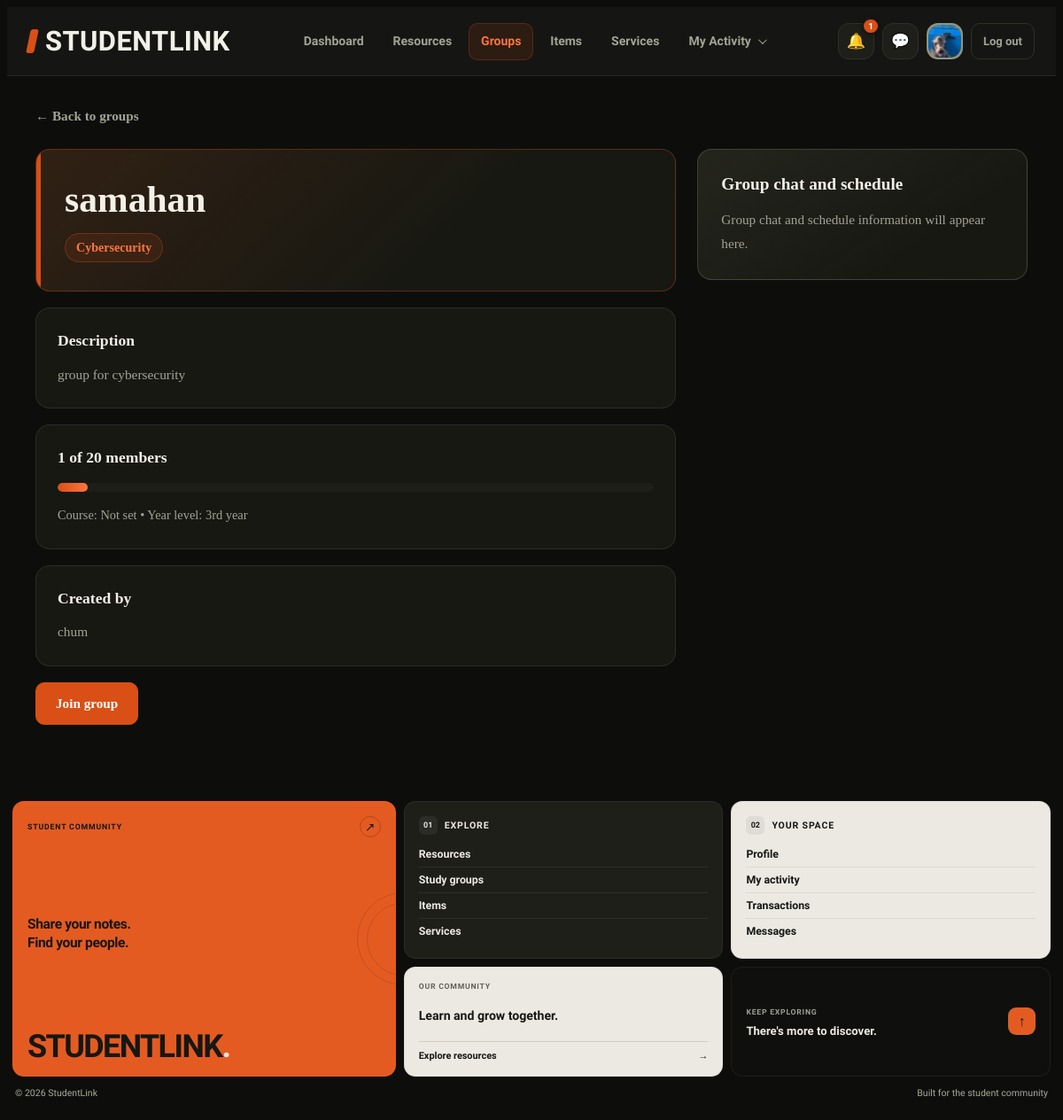
The page /group-view.php?id=3 (signed in) on the database its author committed.
### tables this page shows
CREATE TABLE `users` (
  `id` int(10) UNSIGNED NOT NULL,
  `full_name` varchar(100) NOT NULL,
  `email` varchar(150) NOT NULL,
  `password_hash` varchar(255) DEFAULT NULL,
  `google_id` varchar(64) DEFAULT NULL,
  `course` varchar(50) DEFAULT NULL,
  `year_level` varchar(20) DEFAULT NULL,
  `about` text DEFAULT NULL,
  `skills` varchar(255) DEFAULT NULL,
  `photo_path` varchar(255) DEFAULT NULL,
  `role` enum('student','admin') NOT NULL DEFAULT 'student',
  `status` enum('Active','Suspended') NOT NULL DEFAULT 'Active',
  `created_at` timestamp NOT NULL DEFAULT current_timestamp()
);

CREATE TABLE `study_groups` (
  `id` int(10) UNSIGNED NOT NULL,
  `creator_id` int(10) UNSIGNED NOT NULL,
  `subject_id` int(10) UNSIGNED NOT NULL,
  `name` varchar(120) NOT NULL,
  `description` text DEFAULT NULL,
  `course` varchar(50) DEFAULT NULL,
  `year_level` varchar(20) DEFAULT NULL,
  `max_members` tinyint(3) UNSIGNED NOT NULL DEFAULT 10,
  `status` enum('Active','Removed') NOT NULL DEFAULT 'Active',
  `created_at` timestamp NOT NULL DEFAULT current_timestamp()
);

CREATE TABLE `subjects` (
  `id` int(10) UNSIGNED NOT NULL,
  `name` varchar(80) NOT NULL
);

### includes/functions.php (called while the page is built, shortened)
<?php
function e($v) {
    return htmlspecialchars((string)$v, ENT_QUOTES, 'UTF-8');
}

### group-view.php (the view, shortened to what this page needs)
<?php
require_once __DIR__ . '/db_connect.php';
require_once __DIR__ . '/includes/functions.php';
$userId = (int) $_SESSION['user_id'];
$id = (int) ($_GET['id'] ?? 0);
$sql = "SELECT
            g.id,
            g.name,
            g.description,
            g.course,
            g.year_level,
            g.max_members,
            s.name AS subject,
            u.full_name AS created_by,
            (SELECT COUNT(*) FROM group_members WHERE group_id = g.id) AS members,
            (SELECT COUNT(*) FROM group_members WHERE group_id = g.id AND user_id = ?) AS is_member
        FROM study_groups g
        JOIN subjects s ON s.id = g.subject_id
        JOIN users u    ON u.id = g.creator_id
        WHERE g.id = ?
          AND g.status = 'Active'";
$stmt = $conn->prepare($sql);
$stmt->bind_param('ii', $userId, $id);
$stmt->execute();
$g = $stmt->get_result()->fetch_assoc();
$members  = (int) $g['members'];
$maximum  = max(1, (int) $g['max_members']);
$isMember = (int) $g['is_member'] > 0;
$full     = $members >= $maximum;
$percentage = min(100, round($members / $maximum * 100));
$active = 'groups';
$css = ['group-view'];
require_once __DIR__ . '/includes/header.php';
?>
<main class="wrap">
    <a class="back" href="groups.php" aria-label="Back to groups">&larr; Back to groups</a>
    <section class="detail" aria-label="Study group details">
        <article class="stack">
            <header class="info lead">
                <h1><?= e($g['name']) ?></h1>
                <p><?= e($g['subject']) ?></p>
            </header>
            <section class="info">
                <h2>Description</h2>
                <p><?= e($g['description'] ?: 'No description yet.') ?></p>
            </section>
            <section class="info">
                <h2><?= $members ?> of <?= $maximum ?> members</h2>
                <div class="meter" role="progressbar" aria-label="Group capacity"
                     aria-valuemin="0" aria-valuemax="<?= $maximum ?>"
                     aria-valuenow="<?= min($members, $maximum) ?>">
                    <i style="width: <?= $percentage ?>%"></i>
                </div>
                <p style="margin-top: 8px;">
                    Course: <?= e($g['course'] ?: 'Not set') ?>
                    &bull;
                    Year level: <?= e($g['year_level'] ?: 'Not set') ?>
                </p>
            </section>
            <section class="info">
                <h2>Created by</h2>
                <p><?= e($g['created_by']) ?></p>
            </section>
            <form class="actions" method="post" aria-label="Group membership">
                <?php if ($isMember): ?>
                    <button type="button" class="btn btn-primary" disabled>You are in this group</button>
                <?php elseif ($full): ?>
                    <button type="button" class="btn btn-primary" disabled>Group is full</button>
                <?php else: ?>
                    <button type="submit" class="btn btn-primary">Join group</button>
                <?php endif; ?>
            </form>
        </article>
        <aside class="panel" aria-label="Group chat and schedule">
            <div>
                <h2>Group chat and schedule</h2>
                <p>Group chat and schedule information will appear here.</p>
            </div>
        </aside>
    </section>
</main>
<?php require_once __DIR__ . '/includes/footer.php'; ?>

### includes/header.php (shortened to what this page needs)
<?php
require_once __DIR__ . '/functions.php';
require_once __DIR__ . '/../db_connect.php';
$css = $css ?? [];
$active = $active ?? '';
$bare = $bare ?? false;
$headerName = $_SESSION['full_name']
    ?? $_SESSION['user']
    ?? 'Student';
$headerPhoto = '';
$unreadNotificationCount = 0;
if (!empty($_SESSION['user_id'])) {
    $headerUserId = (int) $_SESSION['user_id'];
    $photoStmt = $conn->prepare("
        SELECT full_name, photo_path
        FROM users
        WHERE id = ?
        LIMIT 1
    ");
    if ($photoStmt) {
        $photoStmt->bind_param('i', $headerUserId);
        $photoStmt->execute();
        $photoResult = $photoStmt->get_result();
        $headerUser = $photoResult->fetch_assoc();
        if ($headerUser) {
            $headerName = $headerUser['full_name'] ?: $headerName;
            if (!empty($headerUser['photo_path'])) {
                $headerPhoto = $headerUser['photo_path'];
            }
        }
    }
    $notificationStmt = $conn->prepare("
        SELECT COUNT(*) AS unread_count
        FROM notifications
        WHERE user_id = ?
        AND is_read = 0
    ");
    if ($notificationStmt) {
        $notificationStmt->bind_param('i', $headerUserId);
        $notificationStmt->execute();
        $notificationResult = $notificationStmt->get_result();
        $notificationRow = $notificationResult->fetch_assoc();
        $unreadNotificationCount = (int) (
            $notificationRow['unread_count'] ?? 0
        );
    }
}
?>
<!DOCTYPE html>
<html lang="en">
<head>
    <?php foreach ($css as $stylesheet): ?>
        <link
            rel="stylesheet"
            href="css/<?= e($stylesheet) ?>.css"
        >
    <?php endforeach; ?>
</head>
<body>
<?php if (!$bare): ?>
<nav class="nav" aria-label="Main navigation">
    <a class="logo" href="dashboard.php">StudentLink</a>
    <div class="nav-links">
        <?php
        $navigation = [
            'dashboard' => 'Dashboard',
            'resources' => 'Resources',
            'groups'    => 'Groups',
            'items'     => 'Items',
            'services'  => 'Services'
        ];
        foreach ($navigation as $key => $label):
        ?>
            <a
                href="<?= e($key) ?>.php"
                <?= $active === $key ? 'aria-current="page"' : '' ?>
            >
                <?= e($label) ?>
            </a>
        <?php endforeach; ?>
        <div class="activity-menu" id="activity-menu">
            <button
                type="button"
                class="activity-trigger <?= in_array($active, ['activity', 'transactions'], true) ? 'menu-active' : '' ?>"
                id="activity-menu-button"
                aria-expanded="false"
                aria-controls="activity-dropdown"
            >
                My Activity
                <span class="activity-chevron" aria-hidden="true"></span>
            </button>
        </div>
    </div>
    <div class="nav-tools">
        <a
            class="icon-btn notification-link"
            href="notifications.php"
            aria-label="<?= $unreadNotificationCount > 0
                ? 'Notifications, ' . $unreadNotificationCount . ' unread'
                : 'Notifications' ?>"
            title="Notifications"
            <?= $active === 'notifications' ? 'aria-current="page"' : '' ?>
        >
            &#128276;
            <?php if ($unreadNotificationCount > 0): ?>
                <span class="notification-badge">
                    <?= $unreadNotificationCount > 99
                        ? '99+'
                        : $unreadNotificationCount ?>
                </span>
            <?php endif; ?>
        </a>
        <a
            class="icon-btn"
            href="messages.php"
            aria-label="Messages"
            title="Messages"
            <?= $active === 'messages' ? 'aria-current="page"' : '' ?>
        >
            &#128172;
        </a>
        <a
            class="avatar"
            href="profile.php"
            aria-label="Your profile"
            title="<?= e($headerName) ?>"
        >
            <?php if ($headerPhoto !== ''): ?>
                <img
                    src="<?= e($headerPhoto) ?>"
                    alt="Your profile photo"
                >
            <?php else: ?>
                <?= e(initials($headerName)) ?>
            <?php endif; ?>
        </a>
        <a class="logout" href="logout.php">Log out</a>
    </div>
</nav>
<?php endif; ?>
</body>
</html>

### includes/header.php (style rules this page uses)
:root { --nav-bg: #161714; --nav-panel: #1e1f1a; --nav-hover: #25261f; --nav-line: #302f27; --nav-line-light: #403f35; --nav-stone: #f3f0e8; --nav-muted: #a3a394; --nav-orange: #d94f16; --nav-orange-light: #ff7540; --nav-orange-soft: rgba(217, 79, 22, 0.12); --nav-olive: #85876d; --nav-head: 'Big Shoulders Display', 'Arial Narrow', Impact, sans-serif; --nav-body: 'Source Sans 3', system-ui, -apple-system, 'Segoe UI', sans-serif; }
.nav, .nav * { box-sizing: border-box; }
.nav { position: sticky; top: 0; z-index: 1000; display: flex; align-items: center; justify-content: space-between; gap: 22px; width: 100%; min-height: 78px; margin: 0; padding: 14px max(24px, calc((100% - 1440px) / 2)); color: var(--nav-stone); background: rgba(22, 23, 20, 0.96); border: 0; border-bottom: 1px solid rgba(255, 255, 255, 0.07); font-family: var(--nav-body); backdrop-filter: blur(18px); -webkit-backdrop-filter: blur(18px); }
.nav a { text-decoration: none; transition: color 0.2s ease, background 0.2s ease, border-color 0.2s ease; }
.nav .logo { display: inline-flex; align-items: center; flex-shrink: 0; color: var(--nav-stone); font-family: var(--nav-head); font-size: 31px; font-weight: 900; line-height: 1; letter-spacing: 0.4px; text-transform: uppercase; white-space: nowrap; }
.nav .logo::before { width: 9px; height: 27px; margin-right: 10px; background: var(--nav-orange); border-radius: 3px; content: ""; transform: skew(-12deg); }
.nav .nav-links { display: flex; align-items: center; justify-content: center; flex: 1; gap: 5px; min-width: 0; margin: 0; padding: 0; list-style: none; }
.nav .nav-links > a, .nav .activity-trigger { display: inline-flex; align-items: center; justify-content: center; gap: 8px; min-height: 42px; padding: 9px 13px; color: var(--nav-muted); background: transparent; border: 1px solid transparent; border-radius: 10px; font-family: var(--nav-body); font-size: 14px; font-weight: 700; line-height: 1.3; white-space: nowrap; cursor: pointer; }
.nav .nav-links > a[aria-current="page"], .nav .activity-trigger[aria-expanded="true"], .nav .activity-trigger.menu-active { color: var(--nav-orange-light); background: var(--nav-orange-soft); border-color: rgba(217, 79, 22, 0.25); }
.nav .activity-menu { position: relative; flex-shrink: 0; }
.nav .activity-trigger { appearance: none; -webkit-appearance: none; }
.nav .activity-trigger .activity-chevron { display: inline-block; width: 7px; height: 7px; border-right: 1.5px solid currentColor; border-bottom: 1.5px solid currentColor; transform: rotate(45deg) translateY(-2px); transition: transform 0.2s ease; }
.nav .nav-tools { display: flex; align-items: center; justify-content: flex-end; gap: 9px; flex-shrink: 0; margin: 0; padding: 0; border: 0; }
.nav .icon-btn { display: inline-flex; align-items: center; justify-content: center; flex-shrink: 0; width: 41px; height: 41px; padding: 0; color: var(--nav-stone); background: var(--nav-panel); border: 1px solid var(--nav-line); border-radius: 12px; font-family: var(--nav-body); font-size: 17px; line-height: 1; }
.nav .notification-link { position: relative; overflow: visible; }
.nav .notification-badge { position: absolute; top: -7px; right: -7px; z-index: 5; display: flex; align-items: center; justify-content: center; min-width: 19px; height: 19px; padding: 0 5px; color: #ffffff; background: #d94f16; border: 2px solid #161714; border-radius: 20px; font-family: var(--nav-body); font-size: 10px; font-weight: 800; line-height: 1; white-space: nowrap; box-shadow: 0 2px 6px rgba(0, 0, 0, 0.25); }
.nav .avatar { display: inline-flex; align-items: center; justify-content: center; flex-shrink: 0; width: 41px; height: 41px; color: var(--nav-stone); background: var(--nav-olive); border: 2px solid rgba(243, 240, 232, 0.12); border-radius: 13px; font-size: 14px; font-weight: 800; text-transform: uppercase; overflow: hidden; padding: 0; }
.nav .avatar img { display: block; width: 100%; height: 100%; object-fit: cover; border-radius: inherit; }
.nav .logout { display: inline-flex; align-items: center; justify-content: center; flex-shrink: 0; min-height: 41px; padding: 8px 13px; color: var(--nav-muted); background: transparent; border: 1px solid var(--nav-line); border-radius: 10px; font-size: 13px; font-weight: 700; white-space: nowrap; }

### rows shown on the page
users: photo_path (picture)
study_groups: name "samahan", subject.name "Cybersecurity", description "group for cybersecurity", max_members "20", course "Not set", year_level "3rd year", creator.full_name "chum"

### other values the page prints
$label "Dashboard"
$label "Resources"
$label "Groups"
$label "Items"
$label "Services"
$unreadNotificationCount "1"
$members "1"
